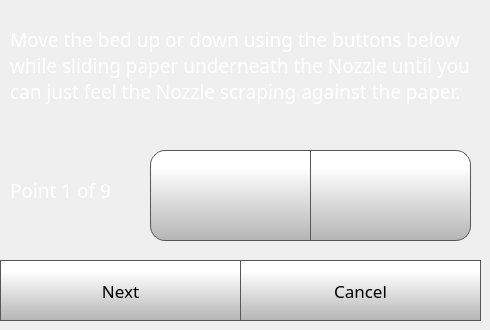
    <widget class="QWidget" name="fullStep2Page">
     <widget class="QLabel" name="caliberateLabel_8">
      <property name="geometry">
       <rect>
        <x>10</x>
        <y>0</y>
        <width>471</width>
        <height>131</height>
       </rect>
      </property>
      <property name="font">
       <font>
        <family>Gotham</family>
        <pointsize>14</pointsize>
        <weight>50</weight>
        <bold>false</bold>
       </font>
      </property>
      <property name="styleSheet">
       <string notr="true">color: rgb(255, 255, 255);</string>
      </property>
      <property name="text">
       <string>Move the bed up or down using the buttons below while sliding paper underneath the Nozzle until you can just feel the Nozzle scraping against the paper.</string>
      </property>
      <property name="wordWrap">
       <bool>true</bool>
      </property>
     </widget>
     <widget class="QPushButton" name="fullStep2CancelButton">
      <property name="geometry">
       <rect>
        <x>240</x>
        <y>260</y>
        <width>241</width>
        <height>61</height>
       </rect>
      </property>
      <property name="font">
       <font>
        <family>Gotham</family>
        <pointsize>13</pointsize>
       </font>
      </property>
      <property name="styleSheet">
       <string notr="true">QPushButton {
     border: 1px solid rgb(87, 87, 87);
	background-color: qlineargradient(spread:pad, x1:0, y1:1, x2:0, y2:0.188, stop:0 rgba(180, 180, 180, 255), stop:1 rgba(255, 255, 255, 255));


}

QPushButton:pressed {
    background-color: qlineargradient(x1: 0, y1: 0, x2: 0, y2: 1,
                                      stop: 0 #dadbde, stop: 1 #f6f7fa);
}

QPushButton:flat {
    border: none; /* no border for a flat push button */
}

QPushButton:default {
    border-color: navy; /* make the default button prominent */
}

QPushButton:focus {
	outline: none;
}</string>
      </property>
      <property name="text">
       <string>Cancel</string>
      </property>
      <property name="iconSize">
       <size>
        <width>40</width>
        <height>40</height>
       </size>
      </property>
     </widget>
     <widget class="QPushButton" name="fullStep2NextButton">
      <property name="geometry">
       <rect>
        <x>0</x>
        <y>260</y>
        <width>241</width>
        <height>61</height>
       </rect>
      </property>
      <property name="font">
       <font>
        <family>Gotham</family>
        <pointsize>13</pointsize>
       </font>
      </property>
      <property name="styleSheet">
       <string notr="true">QPushButton {
     border: 1px solid rgb(87, 87, 87);
	background-color: qlineargradient(spread:pad, x1:0, y1:1, x2:0, y2:0.188, stop:0 rgba(180, 180, 180, 255), stop:1 rgba(255, 255, 255, 255));


}

QPushButton:pressed {
    background-color: qlineargradient(x1: 0, y1: 0, x2: 0, y2: 1,
                                      stop: 0 #dadbde, stop: 1 #f6f7fa);
}

QPushButton:flat {
    border: none; /* no border for a flat push button */
}

QPushButton:default {
    border-color: navy; /* make the default button prominent */
}

QPushButton:focus {
	outline: none;
}</string>
      </property>
      <property name="text">
       <string>Next</string>
      </property>
      <property name="iconSize">
       <size>
        <width>40</width>
        <height>40</height>
       </size>
      </property>
     </widget>
     <widget class="QLabel" name="pointLabel">
      <property name="geometry">
       <rect>
        <x>10</x>
        <y>160</y>
        <width>131</width>
        <height>61</height>
       </rect>
      </property>
      <property name="font">
       <font>
        <family>Gotham</family>
        <pointsize>14</pointsize>
        <weight>50</weight>
        <bold>false</bold>
       </font>
      </property>
      <property name="styleSheet">
       <string notr="true">color: rgb(255, 255, 255);</string>
      </property>
      <property name="text">
       <string>Point 1 of 9</string>
      </property>
      <property name="wordWrap">
       <bool>true</bool>
      </property>
     </widget>
     <widget class="QPushButton" name="moveZMFullCaliberateButton">
      <property name="geometry">
       <rect>
        <x>310</x>
        <y>150</y>
        <width>161</width>
        <height>91</height>
       </rect>
      </property>
      <property name="minimumSize">
       <size>
        <width>0</width>
        <height>0</height>
       </size>
      </property>
      <property name="font">
       <font>
        <family>Gotham</family>
        <pointsize>15</pointsize>
       </font>
      </property>
      <property name="styleSheet">
       <string notr="true">QPushButton {
     border: 1px solid rgb(87, 87, 87);

	background-color: qlineargradient(spread:pad, x1:0, y1:1, x2:0, y2:0.188, stop:0 rgba(180, 180, 180, 255), stop:1 rgba(255, 255, 255, 255));
	border-bottom-right-radius: 15px;
	border-top-right-radius: 15px;
}

QPushButton:pressed {
    background-color: qlineargradient(x1: 0, y1: 0, x2: 0, y2: 1,
                                      stop: 0 #dadbde, stop: 1 #f6f7fa);
}

QPushButton:flat {
    border: none; /* no border for a flat push button */
}

QPushButton:default {
    border-color: navy; /* make the default button prominent */
}

QPushButton:focus {
	outline: none;
}</string>
      </property>
      <property name="text">
       <string/>
      </property>
      <property name="icon">
       <iconset>
        <normaloff>../../Julia2018ProSingleTouchUI/octoprint_Julia2018ProSingleTouchUI/templates/img/arrows.png</normaloff>../../Julia2018ProSingleTouchUI/octoprint_Julia2018ProSingleTouchUI/templates/img/arrows.png</iconset>
      </property>
      <property name="iconSize">
       <size>
        <width>40</width>
        <height>40</height>
       </size>
      </property>
      <property name="checkable">
       <bool>false</bool>
      </property>
      <property name="autoDefault">
       <bool>false</bool>
      </property>
      <property name="default">
       <bool>false</bool>
      </property>
      <property name="flat">
       <bool>false</bool>
      </property>
     </widget>
     <widget class="QPushButton" name="moveZPFullCaliberateButton">
      <property name="geometry">
       <rect>
        <x>150</x>
        <y>150</y>
        <width>161</width>
        <height>91</height>
       </rect>
      </property>
      <property name="minimumSize">
       <size>
        <width>0</width>
        <height>0</height>
       </size>
      </property>
      <property name="font">
       <font>
        <family>Gotham</family>
        <pointsize>15</pointsize>
       </font>
      </property>
      <property name="styleSheet">
       <string notr="true">QPushButton {
     border: 1px solid rgb(87, 87, 87);

	background-color: qlineargradient(spread:pad, x1:0, y1:1, x2:0, y2:0.188, stop:0 rgba(180, 180, 180, 255), stop:1 rgba(255, 255, 255, 255));
	border-bottom-left-radius: 15px;
	border-top-left-radius: 15px;
}

QPushButton:pressed {
    background-color: qlineargradient(x1: 0, y1: 0, x2: 0, y2: 1,
                                      stop: 0 #dadbde, stop: 1 #f6f7fa);
}

QPushButton:flat {
    border: none; /* no border for a flat push button */
}

QPushButton:default {
    border-color: navy; /* make the default button prominent */
}

QPushButton:focus {
	outline: none;
}</string>
      </property>
      <property name="text">
       <string/>
      </property>
      <property name="icon">
       <iconset>
        <normaloff>../../Julia2018ProSingleTouchUI/octoprint_Julia2018ProSingleTouchUI/templates/img/arrows-5.png</normaloff>../../Julia2018ProSingleTouchUI/octoprint_Julia2018ProSingleTouchUI/templates/img/arrows-5.png</iconset>
      </property>
      <property name="iconSize">
       <size>
        <width>40</width>
        <height>40</height>
       </size>
      </property>
      <property name="checkable">
       <bool>false</bool>
      </property>
      <property name="autoDefault">
       <bool>false</bool>
      </property>
      <property name="default">
       <bool>false</bool>
      </property>
      <property name="flat">
       <bool>false</bool>
      </property>
     </widget>
    </widget>
